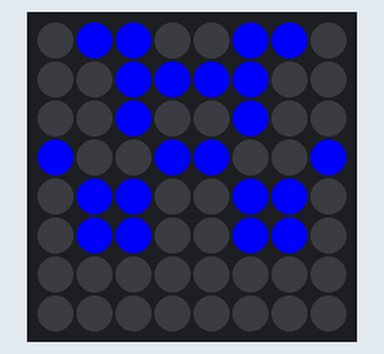
The program below on a simulated Raspberry Pi (BCM pin numbers) with a Sense HAT. Shown: the Sense HAT's 8×8 RGB LED matrix. Random numbers come from a fixed seed.

Above: at 0.1 s.
At 3.1 s:
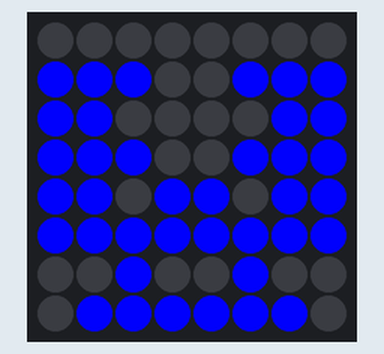
At 9.1 s:
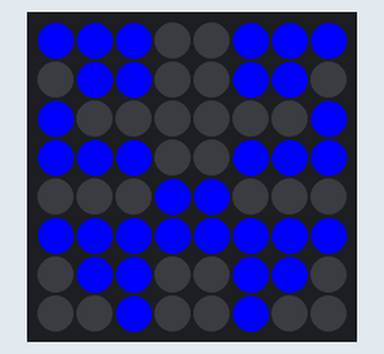
At 18.1 s:
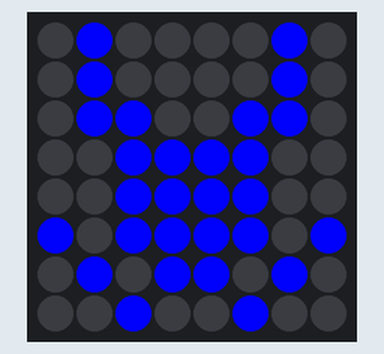
At 27.1 s:
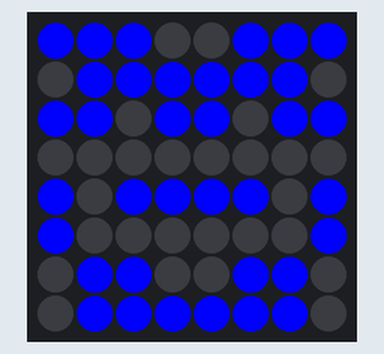
At 36.1 s:
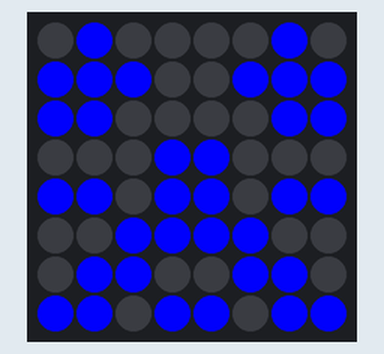

Measured:
- what the display in image 1 shows lasts 3.0 s, from 3.0 s to 6.0 s

The program:

arcade.py
```python
from sense_hat import SenseHat
from time import time, sleep
import os
import sys
import random
from math import floor, ceil

# constants
COLOR_BLUE = (0, 0, 255)
COLOR_BLACK = (0, 0, 0)

# get random arcade matrix
def get_random_arcade_matrix():
    pattern = ''
    matrix = []
    for r in range(0,8):
        temp_str = ''
        for c in range(0, 4):
            temp_str = temp_str + str(round(random.random()))

        temp_str = temp_str + temp_str[::-1]
        pattern = pattern + temp_str

    for p in range(0,64):
        bit = int(pattern[p])
        color = COLOR_BLUE if bit == 1 else COLOR_BLACK
        matrix.append(color)

    return(matrix)

try:
    # SenseHat
    sense_hat = SenseHat()
    sense_hat.set_imu_config(False, False, False)
except:
    print('Unable to initialize the Sense Hat library: {}'.format(sys.exc_info()[0]))
    sys.exit(1)

def main():
    while True:
        matrix = get_random_arcade_matrix();
        sense_hat.set_pixels(matrix)
        sleep(3)

if __name__ == "__main__":
    try:
        main()
    except (KeyboardInterrupt, SystemExit):
        print('Interrupt received! Stopping the application...')
    finally:
        print('Cleaning up the mess...')
        sense_hat.clear()
        sys.exit(0)
```
